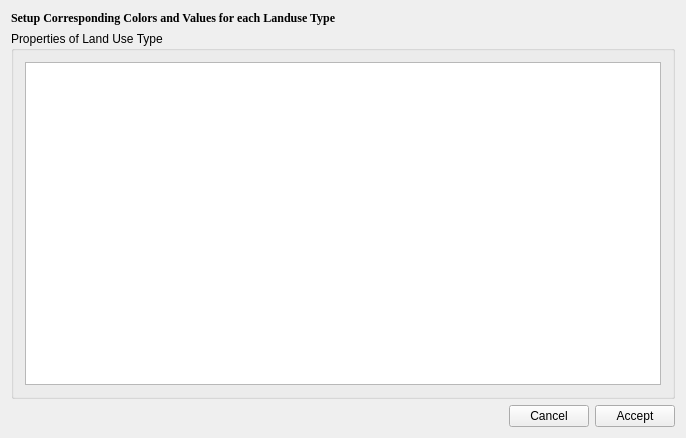
<?xml version="1.0" encoding="UTF-8"?>
<ui version="4.0">
 <class>ColorPlate</class>
 <widget class="QWidget" name="ColorPlate">
  <property name="geometry">
   <rect>
    <x>0</x>
    <y>0</y>
    <width>686</width>
    <height>438</height>
   </rect>
  </property>
  <property name="windowTitle">
   <string>ColorPlate</string>
  </property>
  <layout class="QVBoxLayout" name="verticalLayout_2">
   <item>
    <widget class="QLabel" name="colorlabel">
     <property name="font">
      <font>
       <family>Times New Roman</family>
       <weight>75</weight>
       <bold>true</bold>
      </font>
     </property>
     <property name="text">
      <string>Setup Corresponding Colors and Values for each Landuse Type</string>
     </property>
    </widget>
   </item>
   <item>
    <widget class="QGroupBox" name="colorgroupBox">
     <property name="title">
      <string>Properties of Land Use Type</string>
     </property>
     <layout class="QVBoxLayout" name="verticalLayout">
      <item>
       <widget class="QTableWidget" name="ColorTableWidget"/>
      </item>
     </layout>
    </widget>
   </item>
   <item>
    <layout class="QHBoxLayout" name="horizontalLayout">
     <item>
      <spacer name="horizontalSpacer">
       <property name="orientation">
        <enum>Qt::Horizontal</enum>
       </property>
       <property name="sizeHint" stdset="0">
        <size>
         <width>40</width>
         <height>20</height>
        </size>
       </property>
      </spacer>
     </item>
     <item>
      <widget class="QPushButton" name="cancelBtn">
       <property name="text">
        <string>Cancel</string>
       </property>
      </widget>
     </item>
     <item>
      <widget class="QPushButton" name="sureBtn">
       <property name="text">
        <string>Accept</string>
       </property>
      </widget>
     </item>
    </layout>
   </item>
  </layout>
 </widget>
 <layoutdefault spacing="6" margin="11"/>
 <resources/>
 <connections/>
</ui>
